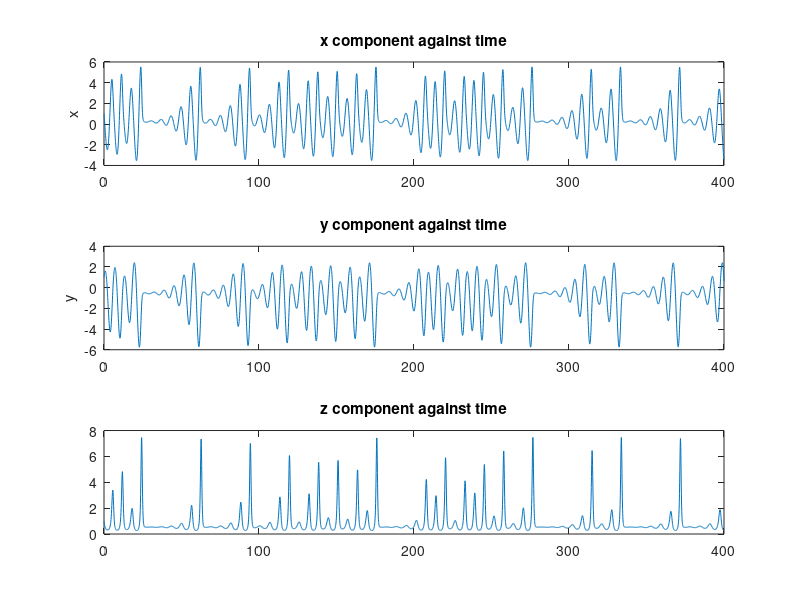

MATLAB code for this plot: (Note: this script raises an error after producing the figure.)
%% 
% Name: Mukesh Aryal
% 
% Student ID: 268456

a = 0.432; b = 2; c = 4;
f = @(t,y) [-y(2)-y(3); y(1)+a*y(2); b+y(3)*(y(1)-c)];
[t2,y2] = ode45(f,[0,400],[1;1;1]);
plot3(y2(:,1),y2(:,2),y2(:,3));
xlabel('x'), ylabel('y'), zlabel('z');
title('Plot of Rössler Equation');
subplot(3,1,1);
plot(t2,y2(:,1));
ylabel('x');
title('x component against time')
subplot(3,1,2);
plot(t2,y2(:,2));
ylabel('y');
title('y component against time')
subplot(3,1,3);
plot(t2,y2(:,3));
title('z component against time');
suptitle('Components of Rössler Equation')
ylabel('z');
xlabel('t');